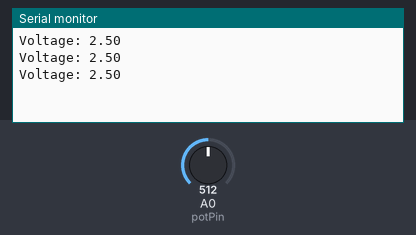
The sketch below on a simulated Arduino Uno, built with avr-gcc and run on an emulated ATmega328P. On the bench: the last lines printed to the serial monitor. Inputs (shaded band) come from the test bench; at power-on: A0 (potPin) = 512.

Above: at 1.3 s.
1.4 s: A0 (potPin) set to 716
At 1.9 s:
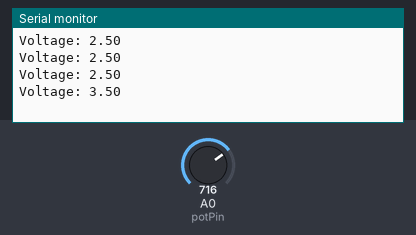
2.9 s: A0 (potPin) set to 900
At 3.4 s:
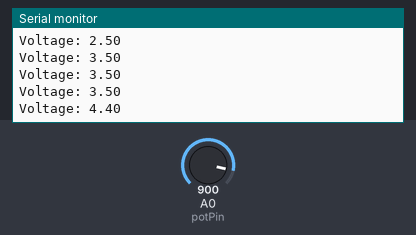
Timing chart, 0 to 5.9 s (numbered marks = the images above; inputs shaded):
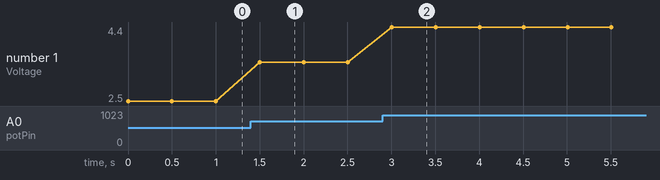

The sketch:

voltmeter.ino
```cpp
int potPin = A0;    // پین آنالوگ پتانسیومتر
int potValue = 0;   // متغیر برای نگهداری مقدار پتانسیومتر
float voltage = 0;  // متغیر برای نگهداری ولتاژ محاسبه شده

void setup() {
  Serial.begin(9600);  // سرعت شروع ارتباط سریال
}

void loop() {
  potValue = analogRead(potPin);        // خواندن مقدار پتانسیومتر
  voltage = potValue * (5.0 / 1023.0);  // تبدیل مقدار به ولتاژ

  // نمایش ولتاژ در Serial Monitor
  Serial.print("Voltage: ");
  Serial.println(voltage);

  delay(500);  // تاخیر خواندن مجدد
}
```

Measured:
- after the input at 1.4 s, the serial monitor: prints a new line after 0.10 s (image 1)
- after the input at 2.9 s, the serial monitor: prints a new line after 0.10 s (image 2)
- plotted number 1: 2.5 → 3.5 after the input at 1.4 s, 3.5 → 4.4 after the input at 2.9 s
